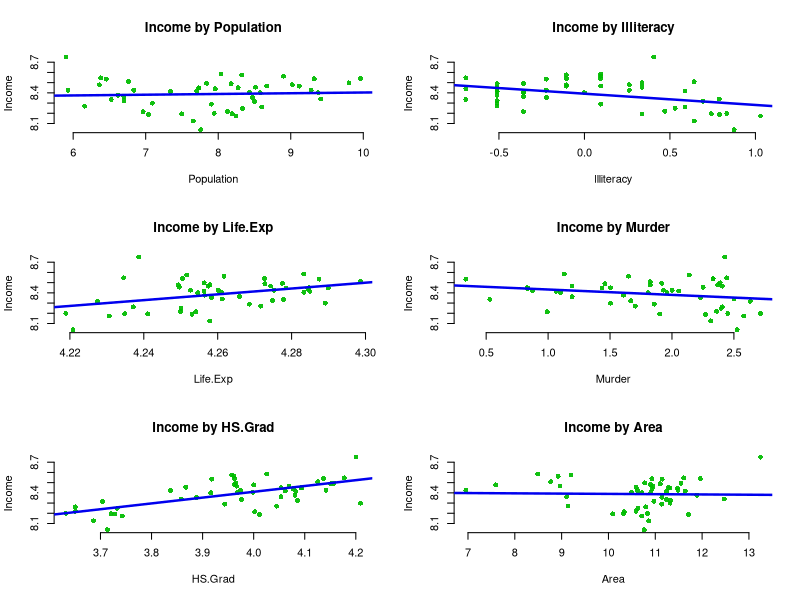
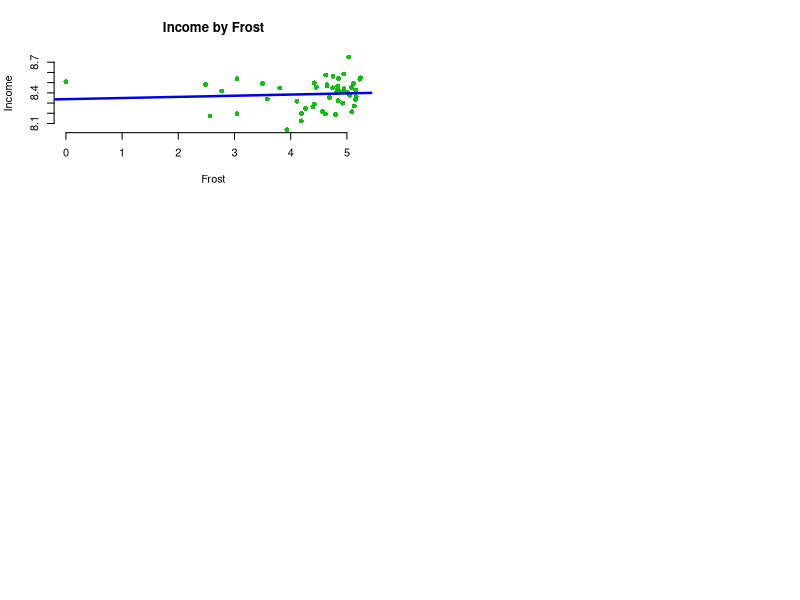

The R source for these figures, in order:
## ---- chunk 1
data <- data.frame(state.x77)
head(data)
## ---- chunk 2
data <- abs(data.frame(state.x77))
data$Frost <- 1+data$Frost
data <- log(data)

par(mfrow=c(3,2))
plot(data$Population,data$Income, xlab = 'Population', ylab = "Income",
     main = "Income by Population", pch = 16, bty = "n", col='#00BB00EE')
abline(lm(Income ~ Population, data=data),col = "blue2", lwd = 2.4)

plot(data$Illiteracy,data$Income, xlab = 'Illiteracy', ylab = "Income",
     main = "Income by Illiteracy", pch = 16, bty = "n", col='#00BB00EE')
abline(lm(Income ~ Illiteracy, data=data),col = "blue2", lwd = 2.4)

plot(data$Life.Exp,data$Income, xlab = 'Life.Exp', ylab = "Income",
     main = "Income by Life.Exp", pch = 16, bty = "n", col='#00BB00EE')
abline(lm(Income ~ Life.Exp, data=data),col = "blue2", lwd = 2.4)

plot(data$Murder,data$Income, xlab = 'Murder', ylab = "Income",
     main = "Income by Murder", pch = 16, bty = "n", col='#00BB00EE')
abline(lm(Income ~ Murder, data=data),col = "blue2", lwd = 2.4)

plot(data$HS.Grad,data$Income, xlab = 'HS.Grad', ylab = "Income",
     main = "Income by HS.Grad", pch = 16, bty = "n", col='#00BB00EE')
abline(lm(Income ~ HS.Grad, data=data),col = "blue2", lwd = 2.4)

plot(data$Area,data$Income, xlab = 'Area', ylab = "Income",
     main = "Income by Area", pch = 16, bty = "n", col='#00BB00EE')
abline(lm(Income ~ Area, data=data),col = "blue2", lwd = 2.4)

plot(data$Frost,data$Income, xlab = 'Frost', ylab = "Income",
     main = "Income by Frost", pch = 16, bty = "n", col='#00BB00EE')
abline(lm(Income ~ Frost, data=data),col = "blue2", lwd = 2.4)

